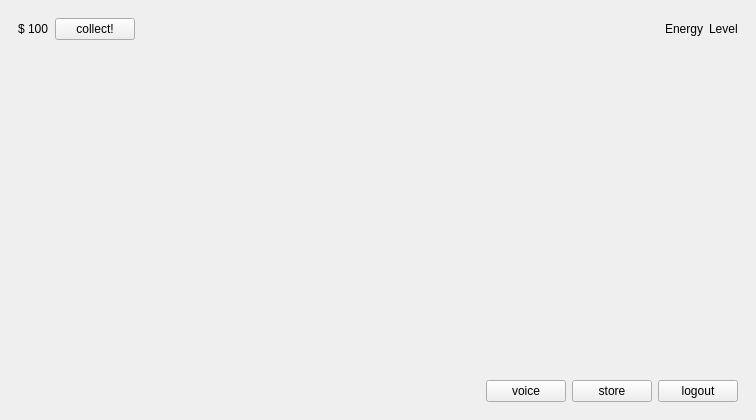
<?xml version="1.0" encoding="UTF-8"?>
<ui version="4.0">
 <class>MainWindow</class>
 <widget class="QMainWindow" name="MainWindow">
  <property name="geometry">
   <rect>
    <x>0</x>
    <y>0</y>
    <width>756</width>
    <height>420</height>
   </rect>
  </property>
  <property name="sizePolicy">
   <sizepolicy hsizetype="Fixed" vsizetype="Fixed">
    <horstretch>0</horstretch>
    <verstretch>0</verstretch>
   </sizepolicy>
  </property>
  <property name="windowTitle">
   <string>MainWindow</string>
  </property>
  <widget class="QWidget" name="centralwidget">
   <property name="sizePolicy">
    <sizepolicy hsizetype="Minimum" vsizetype="Minimum">
     <horstretch>0</horstretch>
     <verstretch>0</verstretch>
    </sizepolicy>
   </property>
   <layout class="QVBoxLayout" name="verticalLayout">
    <item>
     <widget class="QWidget" name="tittleWidget" native="true">
      <property name="sizePolicy">
       <sizepolicy hsizetype="Minimum" vsizetype="Fixed">
        <horstretch>0</horstretch>
        <verstretch>0</verstretch>
       </sizepolicy>
      </property>
      <layout class="QHBoxLayout" name="horizontalLayout_4">
       <item>
        <layout class="QHBoxLayout" name="tittleLayout">
         <property name="sizeConstraint">
          <enum>QLayout::SetFixedSize</enum>
         </property>
         <item>
          <widget class="QLabel" name="money">
           <property name="text">
            <string>$ 100</string>
           </property>
          </widget>
         </item>
         <item>
          <widget class="QPushButton" name="collectSmileButton">
           <property name="text">
            <string>collect!</string>
           </property>
          </widget>
         </item>
         <item>
          <spacer name="tittleSpacerMiddle">
           <property name="orientation">
            <enum>Qt::Horizontal</enum>
           </property>
           <property name="sizeType">
            <enum>QSizePolicy::Expanding</enum>
           </property>
           <property name="sizeHint" stdset="0">
            <size>
             <width>40</width>
             <height>20</height>
            </size>
           </property>
          </spacer>
         </item>
         <item>
          <widget class="QLabel" name="enegy">
           <property name="text">
            <string>Energy</string>
           </property>
          </widget>
         </item>
         <item>
          <widget class="QLabel" name="level">
           <property name="text">
            <string>Level</string>
           </property>
          </widget>
         </item>
        </layout>
       </item>
      </layout>
     </widget>
    </item>
    <item>
     <widget class="QWidget" name="contentWidget" native="true">
      <property name="sizePolicy">
       <sizepolicy hsizetype="Minimum" vsizetype="Preferred">
        <horstretch>0</horstretch>
        <verstretch>0</verstretch>
       </sizepolicy>
      </property>
      <layout class="QHBoxLayout" name="horizontalLayout_5">
       <item>
        <layout class="QHBoxLayout" name="contentLayout">
         <item>
          <spacer name="contentSpacerLeft">
           <property name="orientation">
            <enum>Qt::Horizontal</enum>
           </property>
           <property name="sizeHint" stdset="0">
            <size>
             <width>40</width>
             <height>20</height>
            </size>
           </property>
          </spacer>
         </item>
         <item>
          <spacer name="contentSpacerRight">
           <property name="orientation">
            <enum>Qt::Horizontal</enum>
           </property>
           <property name="sizeHint" stdset="0">
            <size>
             <width>40</width>
             <height>20</height>
            </size>
           </property>
          </spacer>
         </item>
         <item>
          <widget class="QWidget" name="buddingWidget" native="true">
           <property name="sizePolicy">
            <sizepolicy hsizetype="Fixed" vsizetype="Fixed">
             <horstretch>0</horstretch>
             <verstretch>0</verstretch>
            </sizepolicy>
           </property>
          </widget>
         </item>
        </layout>
       </item>
      </layout>
     </widget>
    </item>
    <item>
     <widget class="QWidget" name="tailWidget" native="true">
      <property name="sizePolicy">
       <sizepolicy hsizetype="Minimum" vsizetype="Fixed">
        <horstretch>0</horstretch>
        <verstretch>0</verstretch>
       </sizepolicy>
      </property>
      <layout class="QHBoxLayout" name="horizontalLayout_6">
       <item>
        <layout class="QHBoxLayout" name="tailLayout">
         <item>
          <spacer name="tailSpacerLeft">
           <property name="orientation">
            <enum>Qt::Horizontal</enum>
           </property>
           <property name="sizeType">
            <enum>QSizePolicy::Expanding</enum>
           </property>
           <property name="sizeHint" stdset="0">
            <size>
             <width>40</width>
             <height>20</height>
            </size>
           </property>
          </spacer>
         </item>
         <item>
          <widget class="QPushButton" name="voiceButton">
           <property name="sizePolicy">
            <sizepolicy hsizetype="Minimum" vsizetype="Fixed">
             <horstretch>0</horstretch>
             <verstretch>0</verstretch>
            </sizepolicy>
           </property>
           <property name="text">
            <string>voice</string>
           </property>
          </widget>
         </item>
         <item>
          <widget class="QPushButton" name="storeButton">
           <property name="sizePolicy">
            <sizepolicy hsizetype="Minimum" vsizetype="Fixed">
             <horstretch>0</horstretch>
             <verstretch>0</verstretch>
            </sizepolicy>
           </property>
           <property name="text">
            <string>store</string>
           </property>
          </widget>
         </item>
         <item>
          <widget class="QPushButton" name="logoutButton">
           <property name="sizePolicy">
            <sizepolicy hsizetype="Minimum" vsizetype="Fixed">
             <horstretch>0</horstretch>
             <verstretch>0</verstretch>
            </sizepolicy>
           </property>
           <property name="text">
            <string>logout</string>
           </property>
          </widget>
         </item>
        </layout>
       </item>
      </layout>
     </widget>
    </item>
   </layout>
  </widget>
 </widget>
 <resources/>
 <connections/>
</ui>
